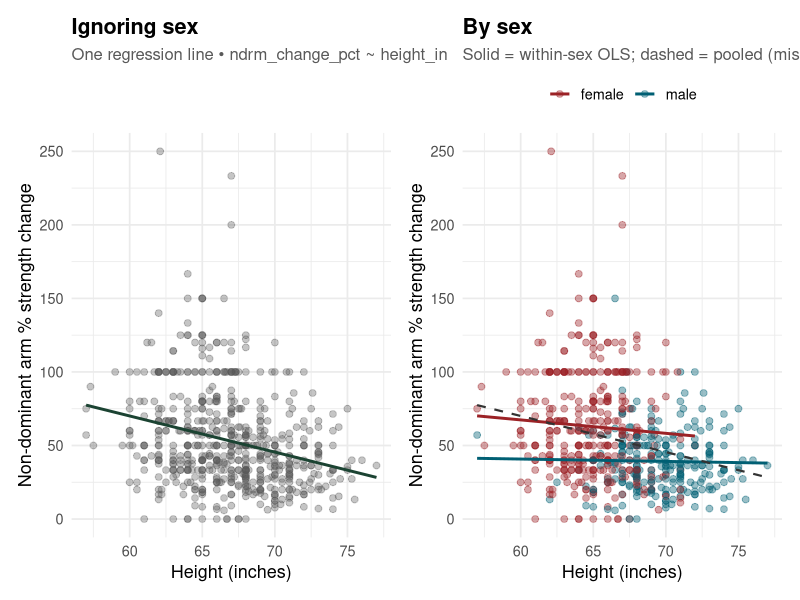
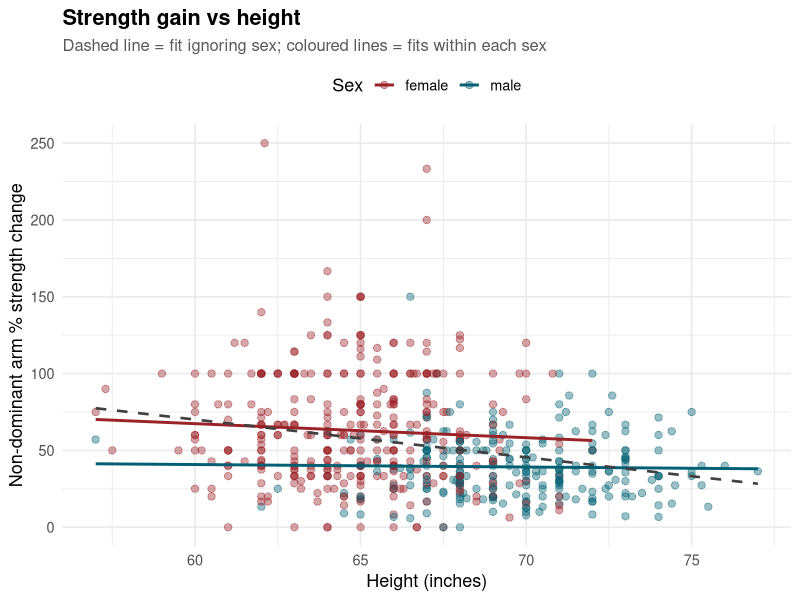

Write the R code that produced these figures, in order.
## ---- chunk 1
#| label: setup
#| include: false
library(readr)
library(dplyr)
library(ggplot2)
library(broom)
library(patchwork)

theme_set(
  theme_minimal(base_size = 13) +
    theme(
      plot.title    = element_text(face = "bold"),
      plot.subtitle = element_text(colour = "grey35", size = rel(0.92)),
      legend.position = "top"
    )
)
## ---- chunk 2
#| label: load
d <- read_csv("datasets_staging/cleaned/19_famuss.csv", show_col_types = FALSE) |>
  mutate(sex = factor(sex, levels = c("female", "male"))) |>
  filter(!is.na(ndrm_change_pct), !is.na(height_in), !is.na(sex))
## ---- chunk 3
#| label: summarise
d |>
  group_by(sex) |>
  summarise(
    n = n(),
    mean_height_in = mean(height_in),
    sd_height_in = sd(height_in),
    mean_pct_gain = mean(ndrm_change_pct),
    sd_pct_gain = sd(ndrm_change_pct)
  ) |>
  knitr::kable(digits = 2, caption = "Height and % strength change by sex")
## ---- chunk 4
#| label: models
mod_bi  <- lm(ndrm_change_pct ~ height_in, data = d)
mod_adj <- lm(ndrm_change_pct ~ height_in + sex, data = d)

bind_rows(
  tidy(mod_bi)  |> mutate(model = "Bivariate:  ndrm_change_pct ~"),
  tidy(mod_adj) |> mutate(model = "Adjusted:     ndrm_change_pct ~")
) |>
  filter(term %in% c("(Intercept)", "height_in", "sexmale")) |>
  transmute(
    model,
    term,
    estimate,
    std.error,
    statistic,
    p.value
  ) |>
  knitr::kable(digits = 3, caption = "Coefficient tables — focus on `height_in`")
## ---- chunk 5
#| label: fig-compare
#| fig-height: 5
#| fig-cap: "Left: a single slope for the full sample. Right: within-sex slopes (solid) vs the misleading pooled slope (dashed)."
xlab <- "Height (inches)"
ylab <- "Non-dominant arm % strength change"

p_pooled <- ggplot(d, aes(height_in, ndrm_change_pct)) +
  geom_point(alpha = 0.35, colour = "grey35", size = 2) +
  geom_smooth(method = "lm", se = FALSE, colour = "#1b4332", linewidth = 1) +
  labs(
    title = "Ignoring sex",
    subtitle = "One regression line • ndrm_change_pct ~ height_in",
    x = xlab, y = ylab
  )

pal <- c(female = "#9b2226", male = "#005f73")

p_strat <- ggplot(d, aes(height_in, ndrm_change_pct, colour = sex)) +
  geom_point(alpha = 0.4, size = 2) +
  geom_smooth(method = "lm", se = FALSE, linewidth = 1, aes(colour = sex)) +
  geom_smooth(
    method = "lm", se = FALSE,
    aes(group = 1), colour = "grey20",
    linetype = "dashed", linewidth = 0.75, inherit.aes = TRUE
  ) +
  scale_colour_manual(values = pal, name = NULL) +
  labs(
    title = "By sex",
    subtitle = "Solid = within-sex OLS; dashed = pooled (misleading) line",
    x = xlab, y = ylab
  )

p_pooled + p_strat + plot_layout(widths = c(1, 1))
## ---- chunk 6
#| label: fig-one-panel
#| fig-height: 4.8
#| fig-cap: "Single plot for slides: stratified fits with the pooled line overlaid as a dashed curve."
ggplot(d, aes(height_in, ndrm_change_pct, colour = sex)) +
  geom_point(alpha = 0.4, size = 2.2) +
  geom_smooth(method = "lm", se = FALSE, linewidth = 1, aes(colour = sex)) +
  geom_smooth(
    method = "lm", se = FALSE,
    aes(group = 1), colour = "grey25",
    linetype = "dashed", linewidth = 0.9, inherit.aes = TRUE
  ) +
  scale_colour_manual(values = pal, name = "Sex") +
  labs(
    title = "Strength gain vs height",
    subtitle = "Dashed line = fit ignoring sex; coloured lines = fits within each sex",
     x = xlab, y = ylab
  )
